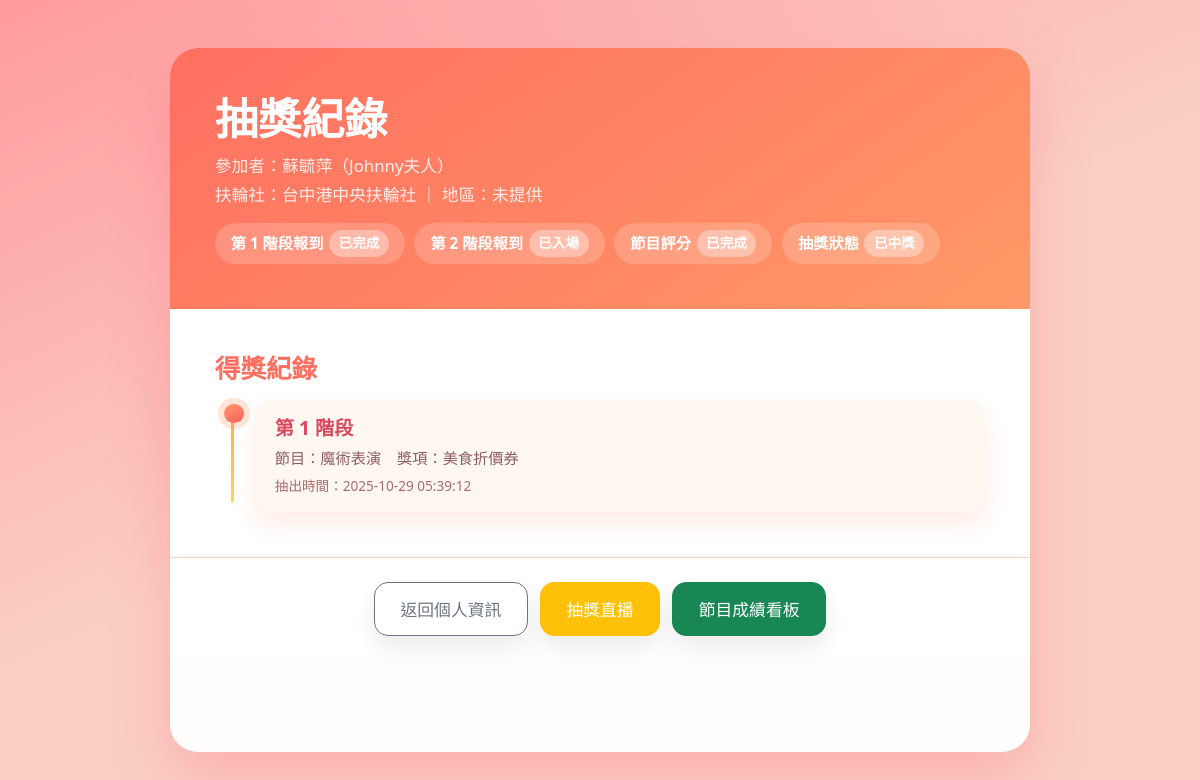
The app's page /attendees/187/raffle_result with its own data.
### annual_event_app/app.py (models this page shows, shortened)
class Attendee(db.Model):
    id = db.Column(db.Integer, primary_key=True)
    name = db.Column(db.String(100), nullable=False)
    call_name = db.Column(db.String(100))
    club_name = db.Column(db.String(100))
    district = db.Column(db.String(20))
    event_checked_in = db.Column('checked_in', db.Boolean, default=False)
    show_checked_in = db.Column(db.Boolean, default=False)
    login_account = db.Column(db.String(64), unique=True)
    password_hash = db.Column(db.String(255))
    has_drawn = db.Column(db.Boolean, default=False)
    has_voted = db.Column(db.Boolean, default=False)
    created_at = db.Column(db.DateTime, default=datetime.utcnow)
    votes = db.relationship('Vote', backref='attendee', lazy=True)

class RaffleResult(db.Model):
    id = db.Column(db.Integer, primary_key=True)
    attendee_id = db.Column(db.Integer, db.ForeignKey('attendee.id'), nullable=False)
    performance_id = db.Column(db.Integer, db.ForeignKey('performance.id'), nullable=False)
    prize_id = db.Column(db.Integer, db.ForeignKey('prize.id'))
    phase = db.Column(db.Integer, nullable=False, default=1)
    prize_name = db.Column(db.String(100))
    prize_description = db.Column(db.Text)
    drawn_at = db.Column(db.DateTime, default=datetime.utcnow)
    performance = db.relationship('Performance', backref='raffle_results')
    attendee = db.relationship('Attendee')
    prize = db.relationship('Prize')

class Performance(db.Model):
    id = db.Column(db.Integer, primary_key=True)
    title = db.Column(db.String(150), nullable=False)
    description = db.Column(db.Text)
    votes = db.relationship('Vote', backref='performance', lazy=True)

### annual_event_app/app.py (the view)
@app.route('/attendees/<int:attendee_id>/raffle_result')
def attendee_raffle_result(attendee_id):
    attendee = Attendee.query.get_or_404(attendee_id)
    results = RaffleResult.query.filter_by(attendee_id=attendee.id).order_by(RaffleResult.drawn_at.desc()).all()
    return render_template('raffle_result.html', attendee=attendee, results=results)

### annual_event_app/templates/raffle_result.html (shortened to what this page needs)
<!DOCTYPE html>
<html lang="zh-Hant">
<head>
    <link rel="stylesheet" href="https://cdn.jsdelivr.net/npm/bootstrap@5.3.3/dist/css/bootstrap.min.css">
</head>
<body>
    <div class="result-card">
        <div class="result-header">
            <h1>抽獎紀錄</h1>
            <p class="meta">參加者：{{ attendee.name }}{% if attendee.call_name %}（{{ attendee.call_name }}）{% endif %}</p>
            <p class="meta">扶輪社：{{ attendee.club_name or '未提供' }} ｜ 地區：{{ attendee.district or '未提供' }}</p>
            <div class="status-badges">
                <div class="status-badge">第 1 階段報到<span>{{ '已完成' if attendee.event_checked_in else '尚未完成' }}</span></div>
                <div class="status-badge">第 2 階段報到<span>
                    {% if attendee.show_checked_in %}
                    已入場
                    {% elif attendee.event_checked_in %}
                    待入場
                    {% else %}
                    尚未開放
                    {% endif %}
                </span></div>
                <div class="status-badge">節目評分<span>{{ '已完成' if attendee.has_voted else '尚未完成' }}</span></div>
                <div class="status-badge">抽獎狀態<span>{{ '已中獎' if attendee.has_drawn else '尚未中獎' }}</span></div>
            </div>
        </div>
        <div class="timeline">
            <h2>得獎紀錄</h2>
            {% if results and results|length > 0 %}
                {% for result in results %}
                <div class="timeline-item">
                    <div class="timeline-dot"></div>
                    <div class="timeline-card">
                        <h5>第 {{ result.phase }} 階段</h5>
                        <div class="timeline-meta">
                            <span>節目：{{ result.performance.title if result.performance else '未指定' }}</span>
                            <span>獎項：{{ result.prize_name or '未設定' }}</span>
                        </div>
                        <div class="timeline-time">
                            抽出時間：{{ result.drawn_at.strftime('%Y-%m-%d %H:%M:%S') if result.drawn_at else '—' }}
                        </div>
                    </div>
                </div>
                {% endfor %}
            {% else %}
            <div class="empty-state">
                目前尚未抽中任何獎項，請持續關注抽獎直播畫面。
            </div>
            {% endif %}
        </div>
        <div class="action-bar">
            <a href="{{ url_for('index', attendee_id=attendee.id) }}" class="btn btn-outline-secondary">返回個人資訊</a>
            <a href="{{ url_for('raffle_page') }}" class="btn btn-warning text-white">抽獎直播</a>
            <a href="{{ url_for('scoreboard') }}" class="btn btn-success text-white">節目成績看板</a>
        </div>
    </div>
</body>
</html>

### annual_event_app/templates/raffle_result.html (style rules this page uses)
body { background: linear-gradient(155deg, #ff9a9e 0%, #fad0c4 50%, #fad0c4 100%); min-height: 100vh; font-size: 18px; display: flex; align-items: stretch; justify-content: center; padding: clamp(1.5rem, 4vw, 3rem) clamp(1rem, 4vw, 2.5rem); }
.result-card { width: 100%; max-width: 860px; background: rgba(255, 255, 255, 0.97); border-radius: 28px; box-shadow: 0 25px 60px rgba(255, 90, 120, 0.28); overflow: hidden; }
.result-header { background: linear-gradient(145deg, #ff6f61 0%, #ff9966 100%); color: #fff; padding: clamp(1.8rem, 4vw, 2.8rem); }
.result-header h1 { font-size: clamp(2.1rem, 5vw, 2.7rem); font-weight: 700; margin-bottom: 0.5rem; }
.result-header .meta { color: rgba(255, 255, 255, 0.85); font-size: 1.05rem; margin: 0.25rem 0; }
.status-badges { display: flex; flex-wrap: wrap; gap: 0.6rem; margin-top: 1rem; }
.status-badge { border-radius: 999px; padding: 0.45rem 1rem; font-weight: 600; font-size: 0.95rem; background: rgba(255, 255, 255, 0.18); display: inline-flex; align-items: center; gap: 0.35rem; }
.status-badge span { display: inline-block; padding: 0.2rem 0.6rem; border-radius: 999px; background: rgba(255, 255, 255, 0.35); font-size: 0.85rem; }
.timeline { padding: clamp(1.8rem, 4vw, 2.8rem); background: #fff; }
.timeline h2 { font-weight: 700; color: #ff6f61; font-size: 1.6rem; margin-bottom: 1rem; }
.timeline-item { position: relative; padding-left: 2.5rem; margin-bottom: 1.5rem; }
.timeline-item:last-child { margin-bottom: 0; }
.timeline-item::before { content: ''; position: absolute; left: 1rem; top: 0.25rem; bottom: -1.2rem; width: 3px; background: linear-gradient(180deg, #ffa751 0%, #ffd452 100%); }
.timeline-item:last-child::before { bottom: 0.65rem; }
.timeline-dot { position: absolute; left: 0.6rem; top: 0.2rem; width: 1.2rem; height: 1.2rem; border-radius: 50%; background: linear-gradient(145deg, #ff9966, #ff5e62); box-shadow: 0 0 0 6px rgba(255, 153, 102, 0.25); }
.timeline-card { background: #fff7f0; border-radius: 16px; padding: 1rem 1.25rem; box-shadow: 0 12px 25px rgba(255, 152, 109, 0.18); }
.timeline-card h5 { font-size: 1.2rem; font-weight: 600; margin-bottom: 0.5rem; color: #d9485f; }
.timeline-meta { font-size: 0.95rem; color: #8d5c63; margin-bottom: 0.35rem; }
.timeline-meta span { display: inline-block; margin-right: 0.75rem; }
.timeline-time { font-size: 0.85rem; color: #a76d6d; }
.action-bar { padding: 1.5rem; background: #fff; border-top: 1px solid #f5d1c8; display: flex; flex-wrap: wrap; gap: 0.75rem; justify-content: center; }
.action-bar .btn { border-radius: 14px; font-size: 1.05rem; padding: 0.85rem 1.6rem; box-shadow: 0 12px 24px rgba(0, 0, 0, 0.08); }

### records on screen
Attendee: name "蘇毓萍", call_name "Johnny夫人", club_name "台中港中央扶輪社", district "未提供", checked_in "已完成", has_voted "已完成", has_drawn "已中獎"
RaffleResult: phase "1", performance "魔術表演", prize_name "美食折價券", drawn_at "2025-10-29 05:39:12"
